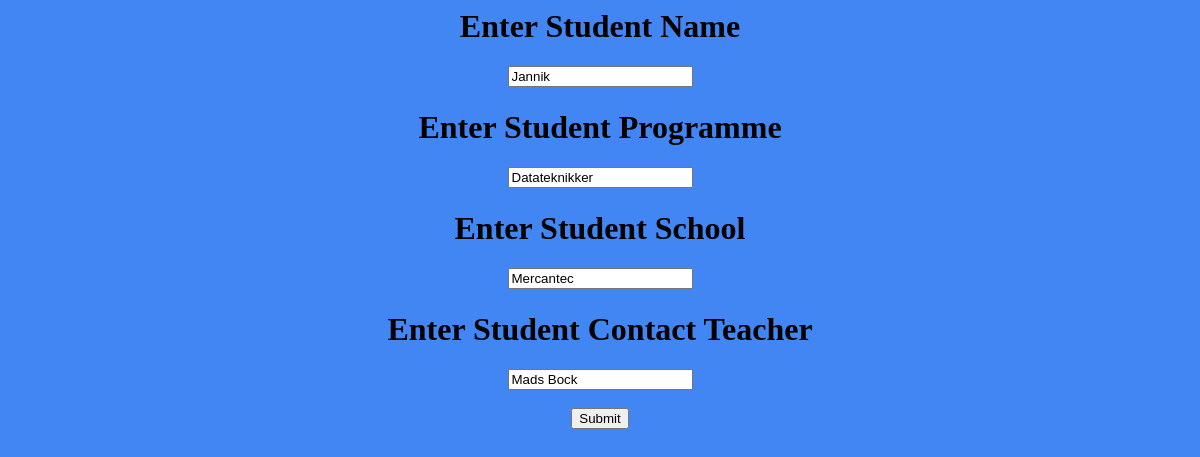
Page /students/editstudent.php?id=1 on the committed database.
### tables this page shows
CREATE TABLE `students` 
( `id` int(11) NOT NULL,
  `name` varchar(255) DEFAULT NULL,
  `programme` varchar(255) DEFAULT NULL,
  `cardid` int(11) DEFAULT NULL,
  `school` varchar(255) DEFAULT NULL,
  `contact_teacher` varchar(255) DEFAULT NULL);

### students/editstudent.php (the view, shortened to what this page needs)
<?php
require_once("../includes/conn.php");
if($_POST) {
    $name = $conn->real_escape_string($_POST['studentName']);
    $programme = $conn->real_escape_string($_POST['studentProgramme']);
    $school = $conn->real_escape_string($_POST['studentSchool']);
    $teacher = $conn->real_escape_string($_POST['contactTeacher']);
    $sql = "UPDATE `schoolcontrols`.`students` SET `name`= '".$name."', `programme`= '".$programme."', `school`= '".$school."', `contact_teacher`= '".$teacher."' WHERE  `id`=".$_GET['id'];
    $conn ->query($sql);
    header("Location: students.php");
}
else {
    $sql = "SELECT * FROM `students` WHERE `id` = '".$_GET['id']."'";
    $result = $conn->query($sql);
    $row = $result->fetch_assoc();
}
?>
<html>
    <head>
        <link rel="stylesheet" type="text/css" href="../includes/style.css">
    </head>
    <body>
        <div>
            <center>
                <form method="POST">
                <h1>Enter Student Name</h1>
                <input type="text" name="studentName" value="<?php echo $row['name']; ?>" required></input>
                <h1>Enter Student Programme</h1>
                <input type="text" name="studentProgramme" value="<?php echo $row['programme']; ?>" required></input>
                <h1>Enter Student School</h1>
                <input type ="text" name = "studentSchool" value="<?php echo $row['school']; ?>" required></input>
                <h1>Enter Student Contact Teacher</h1>
                <input type="text" name="contactTeacher" value="<?php echo $row['contact_teacher']; ?>" required></input>
                <br><br>
                <button type="submit" value="submit">Submit</button>
                </form>
            </center>
        </div>
    </body>
</html>

### includes/style.css (style rules this page uses)
body { background : rgb(66, 134, 244); }

### rows in the picture
students: studentName "Jannik", studentProgramme "Datateknikker", studentSchool "Mercantec", contactTeacher "Mads Bock"
